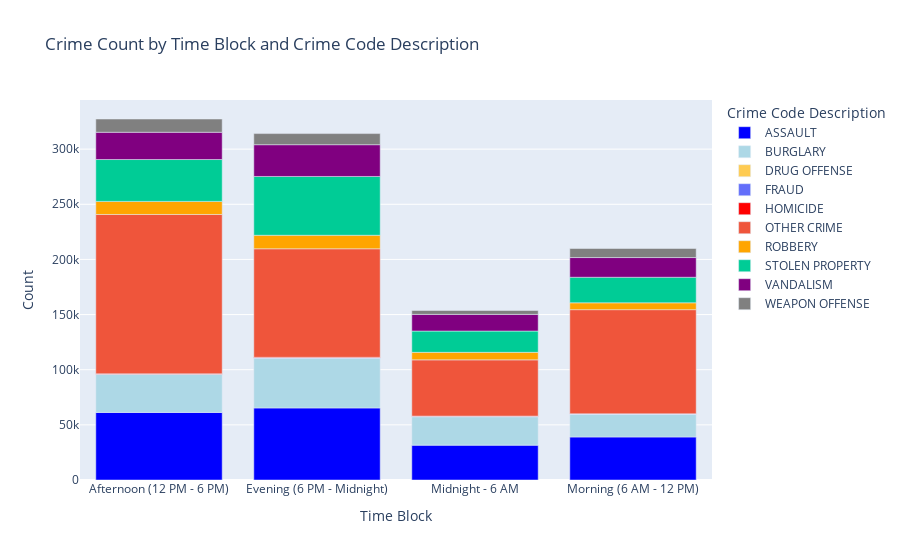

Notebook cell for this chart:
### Markdown cell above
# Crime Count by Time Block

### Code cell
import pandas as pd
import plotly.express as px

# Load your dataset
df = pd.read_csv("Cleaned_Crime_Data-2.csv")  # Uncomment if loading from CSV

# Convert TIME OCC into Time Block
def get_time_block(time):
    if pd.isna(time):
        return "Unknown"
    time = int(time)  # Ensure it's an integer
    if 0 <= time < 600:
        return "Midnight - 6 AM"
    elif 600 <= time < 1200:
        return "Morning (6 AM - 12 PM)"
    elif 1200 <= time < 1800:
        return "Afternoon (12 PM - 6 PM)"
    else:
        return "Evening (6 PM - Midnight)"

df["Time Block"] = df["TIME OCC"].apply(get_time_block)

# Aggregate data for visualization
df_grouped = df.groupby(["Time Block", "Crime Code Desc"]).size().reset_index(name="Count")

# Define colors
crime_colors = {
    "ASSAULT": "blue",
    "BURGLARY": "lightblue",
    "HOMICIDE": "red",
    "ROBBERY": "orange",
    "SEX OFFENSE": "pink",
    "THEFT": "green",
    "VANDALISM": "purple",
    "VEHICLE THEFT": "brown",
    "WEAPON OFFENSE": "gray"
}

# Create bar plot
fig = px.bar(df_grouped, x="Time Block", y="Count", color="Crime Code Desc",
             color_discrete_map=crime_colors,
             title="Crime Count by Time Block and Crime Code Description")

fig.update_layout(legend_title="Crime Code Description")
fig.show()

### Figure 1 — Plotly figure (JSON) as saved in the notebook; plotly's stock layout.template omitted (floating-point values rounded to 4 significant figures)
{"data": [{"hovertemplate": "Crime Code Desc=ASSAULT<br>Time Block=%{x}<br>Count=%{y}<extra></extra>", "legendgroup": "ASSAULT", "marker": {"color": "blue", "pattern": {"shape": ""}}, "name": "ASSAULT", "orientation": "v", "showlegend": true, "textposition": "auto", "type": "bar", "x": ["Afternoon (12 PM - 6 PM)", "Evening (6 PM - Midnight)", "Midnight - 6 AM", "Morning (6 AM - 12 PM)"], "xaxis": "x", "y": [61269, 65328, 31618, 39012], "yaxis": "y"}, {"hovertemplate": "Crime Code Desc=BURGLARY<br>Time Block=%{x}<br>Count=%{y}<extra></extra>", "legendgroup": "BURGLARY", "marker": {"color": "lightblue", "pattern": {"shape": ""}}, "name": "BURGLARY", "orientation": "v", "showlegend": true, "textposition": "auto", "type": "bar", "x": ["Afternoon (12 PM - 6 PM)", "Evening (6 PM - Midnight)", "Midnight - 6 AM", "Morning (6 AM - 12 PM)"], "xaxis": "x", "y": [34395, 45156, 25806, 20692], "yaxis": "y"}, {"hovertemplate": "Crime Code Desc=DRUG OFFENSE<br>Time Block=%{x}<br>Count=%{y}<extra></extra>", "legendgroup": "DRUG OFFENSE", "marker": {"color": "#FECB52", "pattern": {"shape": ""}}, "name": "DRUG OFFENSE", "orientation": "v", "showlegend": true, "textposition": "auto", "type": "bar", "x": ["Afternoon (12 PM - 6 PM)", "Morning (6 AM - 12 PM)"], "xaxis": "x", "y": [5, 7], "yaxis": "y"}, {"hovertemplate": "Crime Code Desc=FRAUD<br>Time Block=%{x}<br>Count=%{y}<extra></extra>", "legendgroup": "FRAUD", "marker": {"color": "#636efa", "pattern": {"shape": ""}}, "name": "FRAUD", "orientation": "v", "showlegend": true, "textposition": "auto", "type": "bar", "x": ["Afternoon (12 PM - 6 PM)", "Evening (6 PM - Midnight)", "Midnight - 6 AM", "Morning (6 AM - 12 PM)"], "xaxis": "x", "y": [246, 169, 77, 138], "yaxis": "y"}, {"hovertemplate": "Crime Code Desc=HOMICIDE<br>Time Block=%{x}<br>Count=%{y}<extra></extra>", "legendgroup": "HOMICIDE", "marker": {"color": "red", "pattern": {"shape": ""}}, "name": "HOMICIDE", "orientation": "v", "showlegend": true, "textposition": "auto", "type": "bar", "x": ["Afternoon (12 PM - 6 PM)", "Evening (6 PM - Midnight)", "Midnight - 6 AM", "Morning (6 AM - 12 PM)"], "xaxis": "x", "y": [355, 584, 434, 194], "yaxis": "y"}, {"hovertemplate": "Crime Code Desc=OTHER CRIME<br>Time Block=%{x}<br>Count=%{y}<extra></extra>", "legendgroup": "OTHER CRIME", "marker": {"color": "#EF553B", "pattern": {"shape": ""}}, "name": "OTHER CRIME", "orientation": "v", "showlegend": true, "textposition": "auto", "type": "bar", "x": ["Afternoon (12 PM - 6 PM)", "Evening (6 PM - Midnight)", "Midnight - 6 AM", "Morning (6 AM - 12 PM)"], "xaxis": "x", "y": [144489, 98422, 51011, 94413], "yaxis": "y"}, {"hovertemplate": "Crime Code Desc=ROBBERY<br>Time Block=%{x}<br>Count=%{y}<extra></extra>", "legendgroup": "ROBBERY", "marker": {"color": "orange", "pattern": {"shape": ""}}, "name": "ROBBERY", "orientation": "v", "showlegend": true, "textposition": "auto", "type": "bar", "x": ["Afternoon (12 PM - 6 PM)", "Evening (6 PM - Midnight)", "Midnight - 6 AM", "Morning (6 AM - 12 PM)"], "xaxis": "x", "y": [11866, 12268, 6809, 6211], "yaxis": "y"}, {"hovertemplate": "Crime Code Desc=STOLEN PROPERTY<br>Time Block=%{x}<br>Count=%{y}<extra></extra>", "legendgroup": "STOLEN PROPERTY", "marker": {"color": "#00cc96", "pattern": {"shape": ""}}, "name": "STOLEN PROPERTY", "orientation": "v", "showlegend": true, "textposition": "auto", "type": "bar", "x": ["Afternoon (12 PM - 6 PM)", "Evening (6 PM - Midnight)", "Midnight - 6 AM", "Morning (6 AM - 12 PM)"], "xaxis": "x", "y": [37963, 53303, 19311, 23177], "yaxis": "y"}, {"hovertemplate": "Crime Code Desc=VANDALISM<br>Time Block=%{x}<br>Count=%{y}<extra></extra>", "legendgroup": "VANDALISM", "marker": {"color": "purple", "pattern": {"shape": ""}}, "name": "VANDALISM", "orientation": "v", "showlegend": true, "textposition": "auto", "type": "bar", "x": ["Afternoon (12 PM - 6 PM)", "Evening (6 PM - Midnight)", "Midnight - 6 AM", "Morning (6 AM - 12 PM)"], "xaxis": "x", "y": [24715, 28796, 15109, 17847], "yaxis": "y"}, {"hovertemplate": "Crime Code Desc=WEAPON OFFENSE<br>Time Block=%{x}<br>Count=%{y}<extra></extra>", "legendgroup": "WEAPON OFFENSE", "marker": {"color": "gray", "pattern": {"shape": ""}}, "name": "WEAPON OFFENSE", "orientation": "v", "showlegend": true, "textposition": "auto", "type": "bar", "x": ["Afternoon (12 PM - 6 PM)", "Evening (6 PM - Midnight)", "Midnight - 6 AM", "Morning (6 AM - 12 PM)"], "xaxis": "x", "y": [12028, 10084, 3518, 8225], "yaxis": "y"}], "layout": {"barmode": "relative", "legend": {"title": {"text": "Crime Code Description"}, "tracegroupgap": 0}, "title": {"text": "Crime Count by Time Block and Crime Code Description"}, "xaxis": {"anchor": "y", "domain": [0, 1], "title": {"text": "Time Block"}}, "yaxis": {"anchor": "x", "domain": [0, 1], "title": {"text": "Count"}}}}
